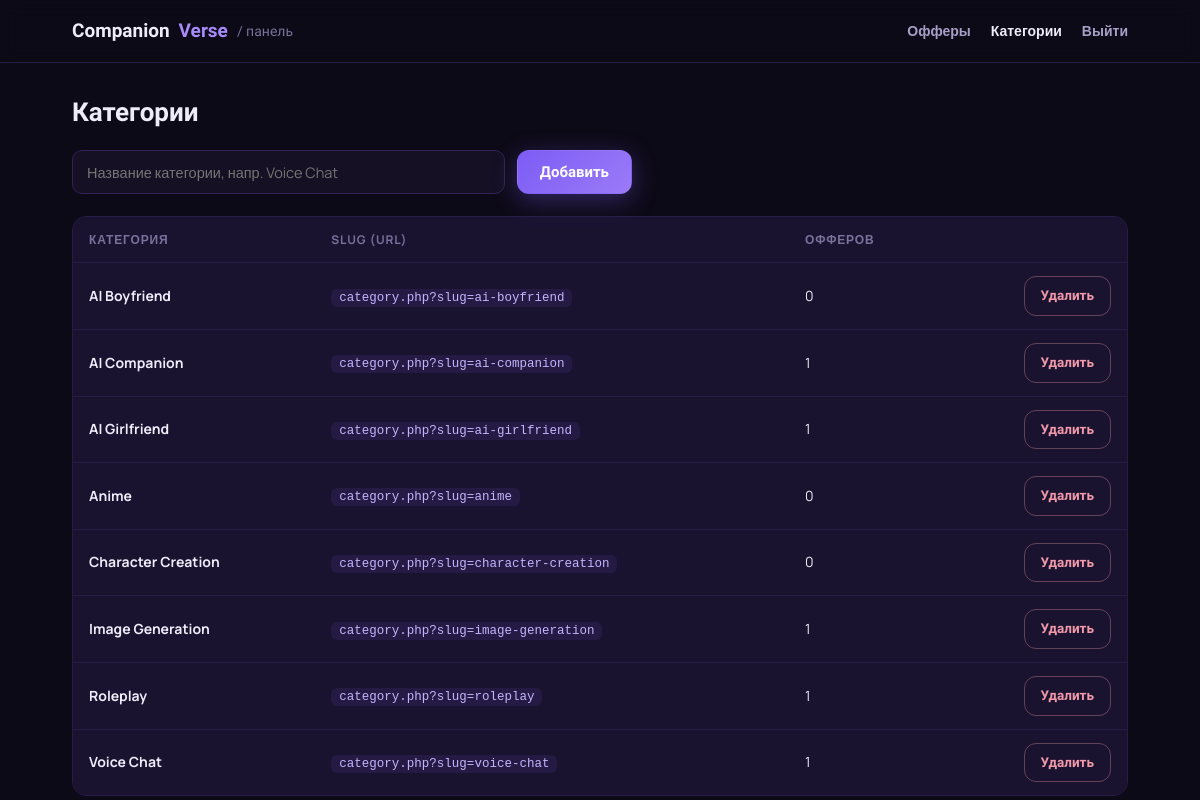
Page /management-panel/categories.php (signed in) on the committed database.
### tables this page shows
CREATE TABLE IF NOT EXISTS categories (
  id INT UNSIGNED AUTO_INCREMENT PRIMARY KEY,
  name VARCHAR(120) NOT NULL,
  slug VARCHAR(140) NOT NULL UNIQUE
);

### includes/db.php (called while the page is built, shortened)
<?php
function db(): PDO {
    static $pdo = null;
    if ($pdo === null) {
        try {
            $pdo = new PDO(
                'mysql:host=' . DB_HOST . ';dbname=' . DB_NAME . ';charset=utf8mb4',
                DB_USER,
                DB_PASS,
                [
                    PDO::ATTR_ERRMODE => PDO::ERRMODE_EXCEPTION,
                    PDO::ATTR_DEFAULT_FETCH_MODE => PDO::FETCH_ASSOC,
                ]
            );
        } catch (PDOException $e) {
            http_response_code(500);
            die('Database connection failed. Check credentials in config.php');
        }
    }
    return $pdo;
}
function esc($s): string {
    return htmlspecialchars((string)$s, ENT_QUOTES, 'UTF-8');
}
function getCategories(): array {
    return db()->query('SELECT c.*, (SELECT COUNT(*) FROM tool_categories tc WHERE tc.category_id = c.id) AS cnt FROM categories c ORDER BY c.name')->fetchAll();
}

### management-panel/categories.php (the view, shortened to what this page needs)
<?php
$cats = getCategories();
?>
<!DOCTYPE html>
<html lang="ru">
<head>
<link rel="stylesheet" href="../assets/style.css">
<link rel="stylesheet" href="admin.css">
</head>
<body class="admin-body">
<header class="admin-header">
  <div class="admin-container admin-header-inner">
    <a class="logo" href="index.php">Companion<span>Verse</span> <em>/ панель</em></a>
    <nav class="admin-nav">
      <a href="index.php">Офферы</a>
      <a href="categories.php" class="active">Категории</a>
      <a href="logout.php">Выйти</a>
    </nav>
  </div>
</header>
<main class="admin-container">
  <div class="admin-toolbar"><h1>Категории</h1></div>
  <form method="post" class="cat-add-form">
    <input type="text" name="name" placeholder="Название категории, напр. Voice Chat" required>
    <button class="btn btn-primary" type="submit">Добавить</button>
  </form>
  <div class="admin-table-wrap">
    <table class="admin-table">
      <thead><tr><th>Категория</th><th>Slug (URL)</th><th>Офферов</th><th></th></tr></thead>
      <tbody>
        <?php foreach ($cats as $c): ?>
        <tr>
          <td><b><?= esc($c['name']) ?></b></td>
          <td><code>category.php?slug=<?= esc($c['slug']) ?></code></td>
          <td><?= (int)$c['cnt'] ?></td>
          <td class="admin-actions">
            <a class="btn btn-ghost btn-sm btn-danger" href="categories.php?delete=<?= (int)$c['id'] ?>" onclick="return confirm('Удалить категорию «<?= esc($c['name']) ?>»?')">Удалить</a>
          </td>
        </tr>
        <?php endforeach; ?>
      </tbody>
    </table>
  </div>
</main>
</body>
</html>

### assets/style.css (style rules this page uses)
:root { --bg: #0d0a17; --bg-soft: #151024; --surface: #1a1330; --surface-2: #221a3e; --border: #2f2454; --border-soft: #261d47; --lav: #a78bfa; --lav-bright: #c4b5fd; --lav-deep: #7c5cf5; --text: #efecfa; --muted: #a89fc9; --dim: #7a719c; --good: #7ee2a8; --bad: #f199a9; --radius: 14px; --font-display: 'Sora', sans-serif; --font-body: 'Manrope', sans-serif; }
* { margin: 0; padding: 0; box-sizing: border-box; }
html { scroll-behavior: smooth; }
body { background: var(--bg); color: var(--text); font-family: var(--font-body); font-size: 16px; line-height: 1.6; -webkit-font-smoothing: antialiased; }
a { color: var(--lav); text-decoration: none; }
h1, h2, h3 { font-family: var(--font-display); line-height: 1.2; }
.logo { font-family: var(--font-display); font-weight: 700; font-size: 19px; color: var(--text); display: flex; align-items: center; gap: 9px; }
.logo span { color: var(--lav); }
.btn { display: inline-flex; align-items: center; gap: 8px; font-family: var(--font-display); font-weight: 600; font-size: 15px; padding: 12px 22px; border-radius: 12px; border: 1px solid transparent; cursor: pointer; transition: transform .15s, box-shadow .15s, background .15s; }
.btn-primary { background: linear-gradient(135deg, var(--lav-deep), #9b7bf7); color: #fff; box-shadow: 0 6px 24px rgba(124, 92, 245, 0.35); }
.btn-ghost { background: transparent; border-color: var(--border); color: var(--text); }
.btn-sm { padding: 8px 16px; font-size: 13.5px; }

### management-panel/admin.css (style rules this page uses)
.admin-body { min-height: 100vh; }
.admin-container { max-width: 1100px; margin: 0 auto; padding: 0 22px; }
.admin-header { border-bottom: 1px solid var(--border-soft); background: rgba(13, 10, 23, 0.9); position: sticky; top: 0; z-index: 40; backdrop-filter: blur(10px); }
.admin-header-inner { display: flex; align-items: center; height: 62px; gap: 24px; }
.admin-header .logo em { font-style: normal; color: var(--dim); font-size: 14px; font-weight: 500; }
.admin-nav { margin-left: auto; display: flex; gap: 20px; }
.admin-nav a { color: var(--muted); font-weight: 600; font-size: 14px; }
.admin-nav a:hover, .admin-nav a.active { color: var(--text); }
.admin-toolbar { display: flex; align-items: center; justify-content: space-between; margin: 34px 0 22px; gap: 16px; flex-wrap: wrap; }
.admin-toolbar h1 { font-size: 26px; display: flex; align-items: center; gap: 12px; }
.admin-table-wrap { overflow-x: auto; border: 1px solid var(--border-soft); border-radius: 14px; margin-bottom: 50px; }
.admin-table { width: 100%; border-collapse: collapse; background: var(--surface); font-size: 14px; }
.admin-table th { text-align: left; padding: 13px 16px; color: var(--dim); font-size: 12px; text-transform: uppercase; letter-spacing: .07em; border-bottom: 1px solid var(--border-soft); white-space: nowrap; }
.admin-table td { padding: 13px 16px; border-bottom: 1px solid var(--border-soft); vertical-align: middle; }
.admin-table tr:last-child td { border-bottom: none; }
.admin-table code { color: var(--lav-bright); background: rgba(124,92,245,.1); padding: 2px 8px; border-radius: 6px; font-size: 12.5px; }
.admin-actions { white-space: nowrap; text-align: right; }
.admin-actions .btn { margin-left: 6px; }
.btn-danger { color: var(--bad); border-color: rgba(241,153,169,.35); }
.field input[type=text], .field input[type=url], .field input[type=number], .field input[type=password], .field textarea, .cat-add-form input, .repeat-row input, .repeat-row textarea { background: var(--bg-soft); border: 1px solid var(--border); border-radius: 10px; color: var(--text); font-family: var(--font-body); font-size: 14.5px; padding: 11px 14px; outline: none; transition: border-color .15s, box-shadow .15s; }
.cat-add-form { display: flex; gap: 12px; margin-bottom: 22px; max-width: 560px; }
.cat-add-form input { flex: 1; }

### rows in the picture
categories: name "AI Boyfriend", slug "ai-boyfriend", cnt "0"
categories: name "AI Companion", slug "ai-companion", cnt "1"
categories: name "AI Girlfriend", slug "ai-girlfriend", cnt "1"
categories: name "Anime", slug "anime", cnt "0"
categories: name "Character Creation", slug "character-creation", cnt "0"
categories: name "Image Generation", slug "image-generation", cnt "1"
categories: name "Roleplay", slug "roleplay", cnt "1"
categories: name "Voice Chat", slug "voice-chat", cnt "1"
